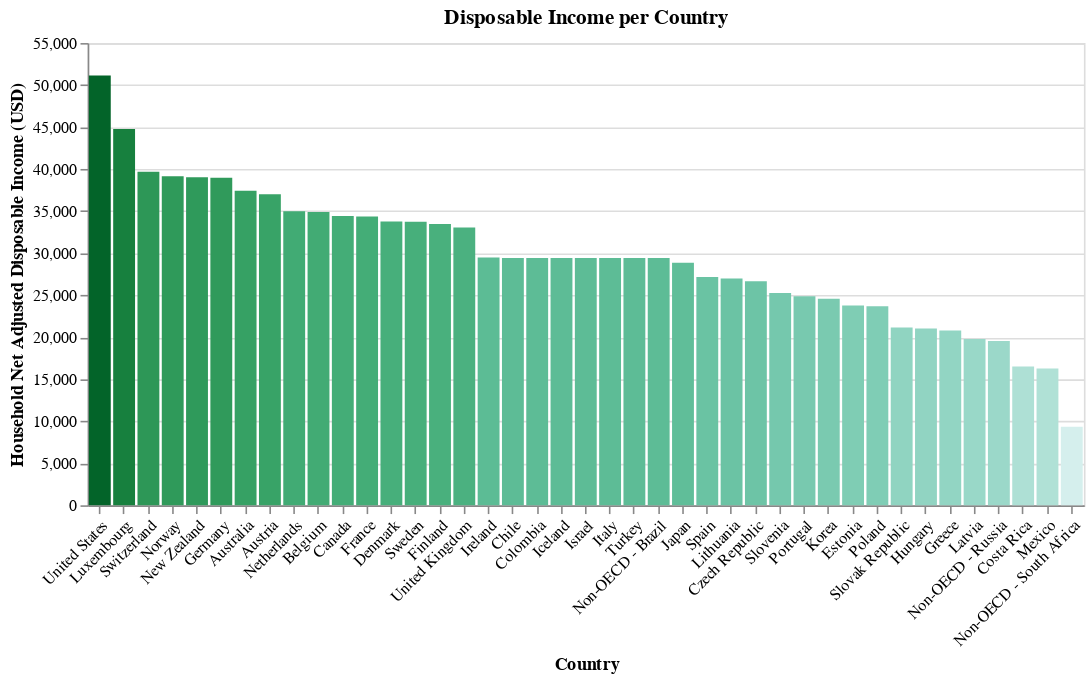

Write notebook code for a chart like this one.
### Markdown cell above
### Visualisation 2: Income

### Code cell
income_data = df[['Country', 'Income - Household net adjusted disposable income in usd']]

income_chart = alt.Chart(income_data).mark_bar().encode(
    x=alt.X('Country:N', sort='-y', title='Country', axis=alt.Axis(labelAngle=-45)),
    y=alt.Y('Income - Household net adjusted disposable income in usd:Q', title='Household Net Adjusted Disposable Income (USD)'),
    color=alt.Color('Income - Household net adjusted disposable income in usd:Q', scale=common_color_scale, legend=None),
    tooltip=[
        alt.Tooltip('Country:N', title='Country'),
        alt.Tooltip('Income - Household net adjusted disposable income in usd:Q', title='Household Net Adjusted Disposable Income (USD)')
        ]
).properties(
    title='Disposable Income per Country',
    width=625,
    height=290
)

income_chart

### Figure 1 — Vega-Lite specification as saved in the notebook (floating-point values rounded to 4 significant figures)
{"config": {"view": {"continuousWidth": 300, "continuousHeight": 300}}, "data": {"name": "data-b3631113c56cfc33f8c17f630ae90858"}, "mark": {"type": "bar"}, "encoding": {"color": {"field": "Income - Household net adjusted disposable income in usd", "legend": null, "scale": {"scheme": "bluegreen"}, "type": "quantitative"}, "tooltip": [{"field": "Country", "title": "Country", "type": "nominal"}, {"field": "Income - Household net adjusted disposable income in usd", "title": "Household Net Adjusted Disposable Income (USD)", "type": "quantitative"}], "x": {"axis": {"labelAngle": -45}, "field": "Country", "sort": "-y", "title": "Country", "type": "nominal"}, "y": {"field": "Income - Household net adjusted disposable income in usd", "title": "Household Net Adjusted Disposable Income (USD)", "type": "quantitative"}}, "height": 290, "title": "Disposable Income per Country", "width": 625, "$schema": "https://vega.github.io/schema/vega-lite/v5.15.1.json", "datasets": {"data-b3631113c56cfc33f8c17f630ae90858": [{"Country": "Australia", "Income - Household net adjusted disposable income in usd": 37430.0}, {"Country": "Austria", "Income - Household net adjusted disposable income in usd": 37000.0}, {"Country": "Belgium", "Income - Household net adjusted disposable income in usd": 34880.0}, {"Country": "Canada", "Income - Household net adjusted disposable income in usd": 34420.0}, {"Country": "Chile", "Income - Household net adjusted disposable income in usd": 29430.0}, {"Country": "Colombia", "Income - Household net adjusted disposable income in usd": 29430.0}, {"Country": "Costa Rica", "Income - Household net adjusted disposable income in usd": 16520.0}, {"Country": "Czech Republic", "Income - Household net adjusted disposable income in usd": 26660.0}, {"Country": "Denmark", "Income - Household net adjusted disposable income in usd": 33770.0}, {"Country": "Estonia", "Income - Household net adjusted disposable income in usd": 23780.0}, {"Country": "Finland", "Income - Household net adjusted disposable income in usd": 33470.0}, {"Country": "France", "Income - Household net adjusted disposable income in usd": 34380.0}, {"Country": "Germany", "Income - Household net adjusted disposable income in usd": 38970.0}, {"Country": "Greece", "Income - Household net adjusted disposable income in usd": 20790.0}, {"Country": "Hungary", "Income - Household net adjusted disposable income in usd": 21030.0}, {"Country": "Iceland", "Income - Household net adjusted disposable income in usd": 29430.0}, {"Country": "Ireland", "Income - Household net adjusted disposable income in usd": 29490.0}, {"Country": "Israel", "Income - Household net adjusted disposable income in usd": 29430.0}, {"Country": "Italy", "Income - Household net adjusted disposable income in usd": 29430.0}, {"Country": "Japan", "Income - Household net adjusted disposable income in usd": 28870.0}, {"Country": "Korea", "Income - Household net adjusted disposable income in usd": 24590.0}, {"Country": "Latvia", "Income - Household net adjusted disposable income in usd": 19780.0}, {"Country": "Lithuania", "Income - Household net adjusted disposable income in usd": 26980.0}, {"Country": "Luxembourg", "Income - Household net adjusted disposable income in usd": 44770.0}, {"Country": "Mexico", "Income - Household net adjusted disposable income in usd": 16270.0}, {"Country": "Netherlands", "Income - Household net adjusted disposable income in usd": 34980.0}, {"Country": "New Zealand", "Income - Household net adjusted disposable income in usd": 39020.0}, {"Country": "Norway", "Income - Household net adjusted disposable income in usd": 39140.0}, {"Country": "Poland", "Income - Household net adjusted disposable income in usd": 23680.0}, {"Country": "Portugal", "Income - Household net adjusted disposable income in usd": 24880.0}, {"Country": "Slovak Republic", "Income - Household net adjusted disposable income in usd": 21150.0}, {"Country": "Slovenia", "Income - Household net adjusted disposable income in usd": 25250.0}, {"Country": "Spain", "Income - Household net adjusted disposable income in usd": 27160.0}, {"Country": "Sweden", "Income - Household net adjusted disposable income in usd": 33730.0}, {"Country": "Switzerland", "Income - Household net adjusted disposable income in usd": 39700.0}, {"Country": "Turkey", "Income - Household net adjusted disposable income in usd": 29430.0}, {"Country": "United Kingdom", "Income - Household net adjusted disposable income in usd": 33050.0}, {"Country": "United States", "Income - Household net adjusted disposable income in usd": 51150.0}, {"Country": "Non-OECD - Brazil", "Income - Household net adjusted disposable income in usd": 29430.0}, {"Country": "Non-OECD - Russia", "Income - Household net adjusted disposable income in usd": 19550.0}, {"Country": "Non-OECD - South Africa", "Income - Household net adjusted disposable income in usd": 9338.0}]}}
